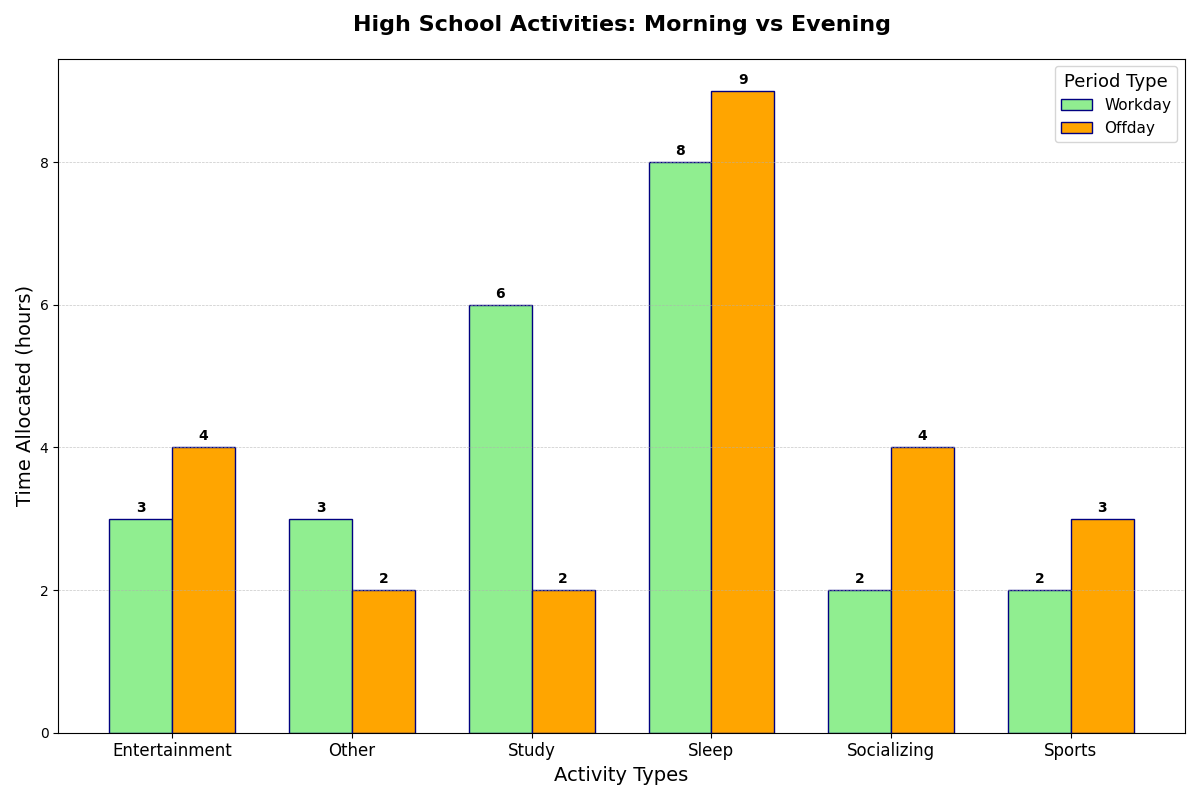

Python code for this plot:
import matplotlib.pyplot as plt
import numpy as np

activities = ['Entertainment', 'Other', 'Study', 'Sleep', 'Socializing', 'Sports']
weekday_hours = [3, 3, 6, 8, 2, 2]
weekend_hours = [4, 2, 2, 9, 4, 3]

x_positions = np.arange(len(activities))
bar_width = 0.35

fig, ax = plt.subplots(figsize=(12, 8))

rects1 = ax.bar(x_positions - bar_width/2, weekday_hours, width=bar_width, label='Workday', color='lightgreen', edgecolor='navy')
rects2 = ax.bar(x_positions + bar_width/2, weekend_hours, width=bar_width, label='Offday', color='orange', edgecolor='navy')

ax.set_title('High School Activities: Morning vs Evening', fontsize=16, fontweight='bold', pad=20)
ax.set_xlabel('Activity Types', fontsize=14)
ax.set_ylabel('Time Allocated (hours)', fontsize=14)

ax.set_xticks(x_positions)
ax.set_xticklabels(activities, fontsize=12)

ax.legend(title='Period Type', title_fontsize='13', fontsize=11, loc='upper right')
ax.yaxis.grid(True, linestyle='--', linewidth=0.5, alpha=0.7)

def add_labels(rects):
    for rect in rects:
        height = rect.get_height()
        ax.annotate(f'{height}',
                    xy=(rect.get_x() + rect.get_width() / 2, height),
                    xytext=(0, 3),
                    textcoords="offset points",
                    ha='center', va='bottom', fontsize=10, fontweight='bold')

add_labels(rects1)
add_labels(rects2)

plt.tight_layout()
plt.show()
